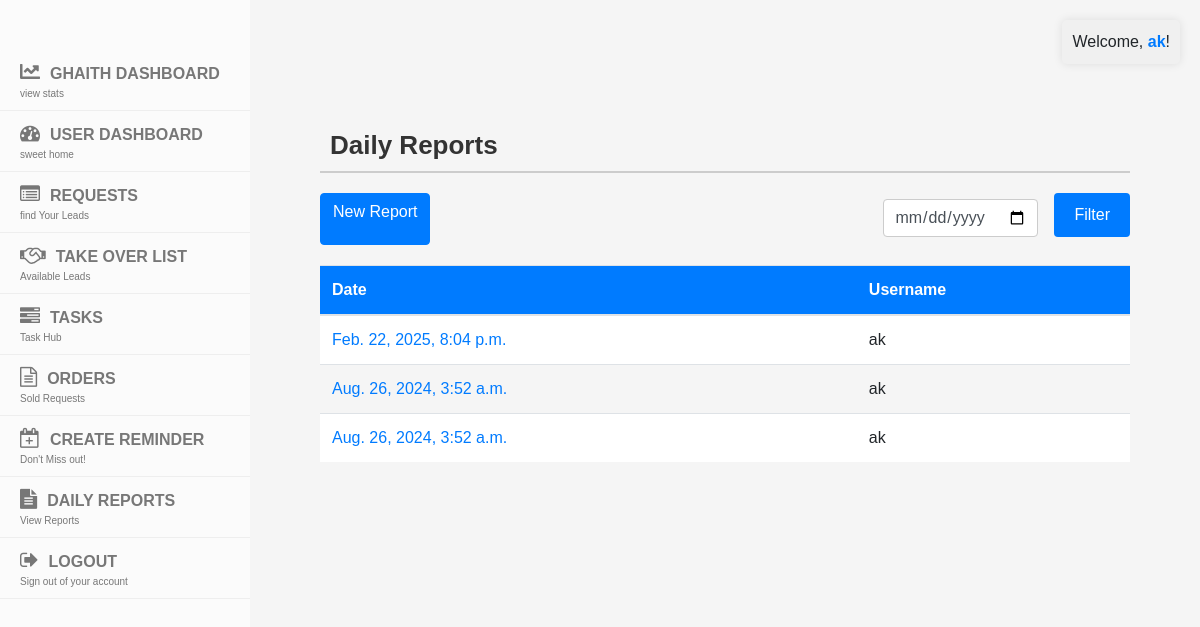
The page /daily_reports/ (signed in) on the database its author committed.
### display/models.py (models this page shows, shortened)
class DailyReport(models.Model):
    user = models.ForeignKey(User, on_delete=models.CASCADE)
    date = models.DateField(default=timezone.now)
    took_over_leads_today = models.IntegerField(default=0)
    offers_sent = models.TextField(blank=True, null=True)
    offers_sold = models.TextField(blank=True, null=True)
    offers_prepared = models.TextField(blank=True, null=True)
    unqualified_leads = models.TextField(blank=True, null=True)
    modified_leads_today = models.IntegerField(default=0)  # New field
    notes = models.TextField(blank=True, null=True)
    created_at = models.DateTimeField(default=timezone.now)

### display/views.py (the view)
# urls.py: path('daily_reports/', views.list_daily_reports, name='list_daily_reports'),
@login_required(login_url="/login/")
def list_daily_reports(request):
    user = request.user
    reports = DailyReport.objects.filter(user=user).order_by('-created_at')
    date_filter = request.GET.get('date', '')
    if date_filter:
        reports = reports.filter(date=date_filter)
    context = {
        'reports': reports,
        'date_filter': date_filter
    }
    return render(request, 'list_daily_reports.html', context)

### display/templates/list_daily_reports.html (shortened to what this page needs)
<!DOCTYPE html>
<html lang="en">
<head>
    {% load static %}
    <link rel="stylesheet" href="https://stackpath.bootstrapcdn.com/bootstrap/4.5.2/css/bootstrap.min.css">
    <link rel="stylesheet" type="text/css" href="{% static 'css/report.css' %}">
    <link rel="stylesheet" type="text/css" href="{% static 'css/sidebar.css' %}">
    <link rel="stylesheet" type="text/css" href="{% static 'css/display.css' %}">
    <link rel="stylesheet" type="text/css" href="{% static 'css/input.css' %}">
</head>
<body>
    <div class="container">
        <div class="sidebar">
            <div class="welcome-message">
                Welcome, <span class="username">{{ user.username }}</span>!
            </div>
            {% include 'navbar.html' %}
        </div>
        <h2 class="fancy-header">Daily Reports</h2>
        <div class="d-flex justify-content-between mb-3">
            <a href="{% url 'daily_report' %}" class="btn btn-primary">New Report</a>
            <form method="get" class="form-inline">
                <div class="form-group mx-sm-3 mb-2">
                    <input type="date" class="form-control" id="date" name="date" value="{{ date_filter }}">
                </div>
                <button type="submit" class="btn btn-secondary mb-2">Filter</button>
            </form>
        </div>
        <table class="table table-striped">
            <thead>
                <tr>
                    <th>Date</th>
                    <th>Username</th>
                </tr>
            </thead>
            <tbody>
                {% for report in reports %}
                    <tr>
                        <td><a href="{% url 'view_daily_report' report.pk %}">{{ report.created_at }}</a></td>
                        <td>{{ report.user.username }}</td>
                    </tr>
                {% endfor %}
            </tbody>
        </table>
    </div>
</body>
</html>

### static/css/report.css (style rules this page uses)
.fancy-header { font-size: 26px; color: #333; border-bottom: 2px solid #ccc; padding-bottom: 10px; margin-bottom: 20px; font-weight: 600; }
.form-group input, .form-group select, .form-group textarea { width: 100%; padding: 10px; margin-top: 5px; border: 1px solid #ccc; border-radius: 4px; }
.btn-primary { background-color: #007bff; border-color: #007bff; }
.btn-secondary { background-color: #6c757d; border-color: #6c757d; }
.table { margin-top: 20px; }
.table thead th { background-color: #007bff; color: #fff; font-weight: bold; }
.table-striped tbody tr:nth-of-type(odd) { background-color: #ffffff; }
a { color: #007bff; text-decoration: none; }
.form-group { margin-bottom: 1.5rem; }
.btn-secondary { background-color: #6c757d; border-color: #6c757d; color: #fff; }
.btn-primary { background-color: #007bff; border-color: #007bff; color: #fff; }

### static/css/display.css (style rules this page uses)
@media (min-width: 769px) { body { padding-bottom: 100px; margin-left: 250px; padding-top: 50px; padding-left: 50px; } }
.welcome-message { position: fixed; top: 20px; right: 20px; background-color: #f0f0f0; padding: 10px; border-radius: 5px; box-shadow: 0 0 10px rgba(0, 0, 0, 0.1); }
.username { font-weight: bold; color: #007bff; }
h2 { padding: 10px; margin-top: 50px; }

### static/css/input.css (style rules this page uses)
body { font-family: Arial, sans-serif; padding-bottom: 100px; padding-top: 50px; padding-left: 50px; padding-right: 50px; background-color: #f5f5f5; }
@media (min-width: 769px) { body { margin-left: 250px; } }
.container { max-width: 1200px; margin: 0 auto; padding: 20px; }
.form-group { margin-bottom: 20px; }
button[type="submit"], .filter-button, .process-button { background-color: #007bff; color: #fff; border: none; padding: 10px 20px; border-radius: 4px; cursor: pointer; font-size: 16px; transition: background-color 0.3s; }

### dashboard/templates/navbar.html (style rules this page uses)
@media (min-width:769px) { body { padding-bottom:100px;padding-top:50px;padding-right:50px; } }

### rows shown on the page
DailyReport: created_at "Feb. 22, 2025, 8:04 p.m.", user.username "ak"
DailyReport: created_at "Aug. 26, 2024, 3:52 a.m.", user.username "ak"
DailyReport: created_at "Aug. 26, 2024, 3:52 a.m.", user.username "ak"

### other values the page prints
{{ user.username }} "ak"
